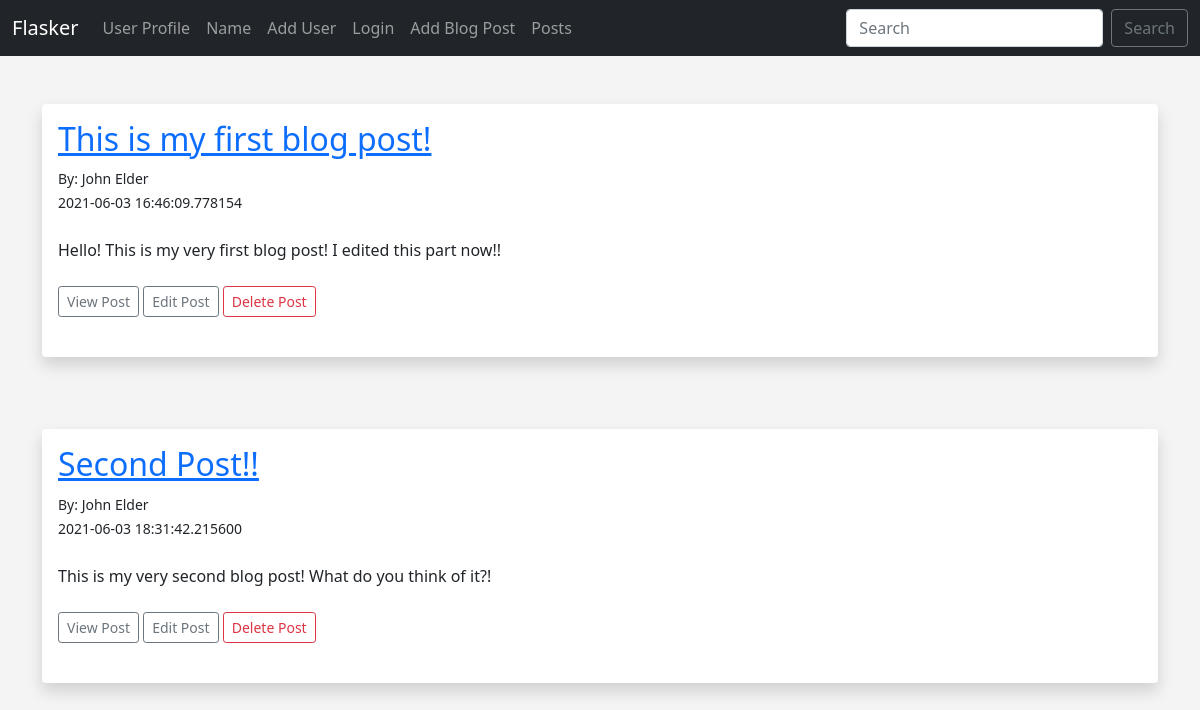
The page /posts on the database its author committed.
### hello.py (models this page shows)
class Posts(db.Model):
	id = db.Column(db.Integer, primary_key=True)
	title = db.Column(db.String(255))
	content = db.Column(db.Text)
	author = db.Column(db.String(255))
	date_posted = db.Column(db.DateTime, default=datetime.utcnow)
	slug = db.Column(db.String(255))

### hello.py (the view)
@app.route('/posts')
def posts():
	posts = Posts.query.order_by(Posts.date_posted)
	return render_template("posts.html", posts=posts)

### templates/posts.html (shortened to what this page needs)
{% extends 'base.html' %}
{% block content %}
<br/>
{% for post in posts %}
<div class="shadow p-3 mb-5 bg-body rounded">
	<h2><a href="{{ url_for('post', id=post.id)}}">{{ post.title }}</a></h2>
	<small>By: {{ post.author }}<br/>
	{{ post.date_posted }}</small> <br/><br/>
	{{ post.content }}
	<br/><br/>
	<a href="{{ url_for('post', id=post.id)}}" class="btn btn-outline-secondary btn-sm">View Post</a>
	<a href="{{ url_for('edit_post', id=post.id)}}" class="btn btn-outline-secondary btn-sm">Edit Post</a>
	<a href="{{ url_for('delete_post', id=post.id)}}" class="btn btn-outline-danger btn-sm">Delete Post</a>
	<br/><br/>
</div>
<br/>
{% endfor %}
{% endblock %}

### templates/base.html (shortened to what this page needs)
<!doctype html>
<html lang="en">
  <head>
    <link href="https://cdn.jsdelivr.net/npm/bootstrap@5.0.0-beta1/dist/css/bootstrap.min.css" rel="stylesheet">
    <link href="{{ url_for('static', filename='css/style.css') }}" rel="stylesheet">
  </head>
  <body>
  	{% include 'navbar.html' %}
  	<br/>
  	<div class="container">
		{% block content %}
		{% endblock %}
	</div>
  </body>
</html>

### templates/navbar.html (shortened to what this page needs)
<nav class="navbar navbar-expand-lg navbar-dark bg-dark">
  <div class="container-fluid">
    <a class="navbar-brand" href="{{ url_for('index') }}">Flasker</a>
    <div class="collapse navbar-collapse" id="navbarSupportedContent">
      <ul class="navbar-nav me-auto mb-2 mb-lg-0">
        <li class="nav-item">
          <a class="nav-link" href="{{ url_for('user', name='John')}}">User Profile</a>
        </li>
        <li class="nav-item">
          <a class="nav-link" href="{{ url_for('name')}}">Name</a>
        </li>
        <li class="nav-item">
          <a class="nav-link" href="{{ url_for('add_user')}}">Add User</a>
        </li>
        <li class="nav-item">
          <a class="nav-link" href="{{ url_for('login')}}">Login</a>
        </li>
        <li class="nav-item">
          <a class="nav-link" href="{{ url_for('add_post')}}">Add Blog Post</a>
        </li>
         <li class="nav-item">
          <a class="nav-link" href="{{ url_for('posts')}}">Posts</a>
        </li>
      </ul>
      <form class="d-flex">
        <input class="form-control me-2" type="search" placeholder="Search" aria-label="Search">
        <button class="btn btn-outline-secondary" type="submit">Search</button>
      </form>
    </div>
  </div>
</nav>

### static/css/style.css (style rules this page uses)
body { background: #f4f4f4; }

### rows shown on the page
Posts: title "This is my first blog post!", author "John Elder", date_posted "2021-06-03 16:46:09.778154", content "Hello! This is my very first blog post! I edited this part now!!"
Posts: title "Second Post!!", author "John Elder", date_posted "2021-06-03 18:31:42.215600", content "This is my very second blog post! What do you think of it?!"
